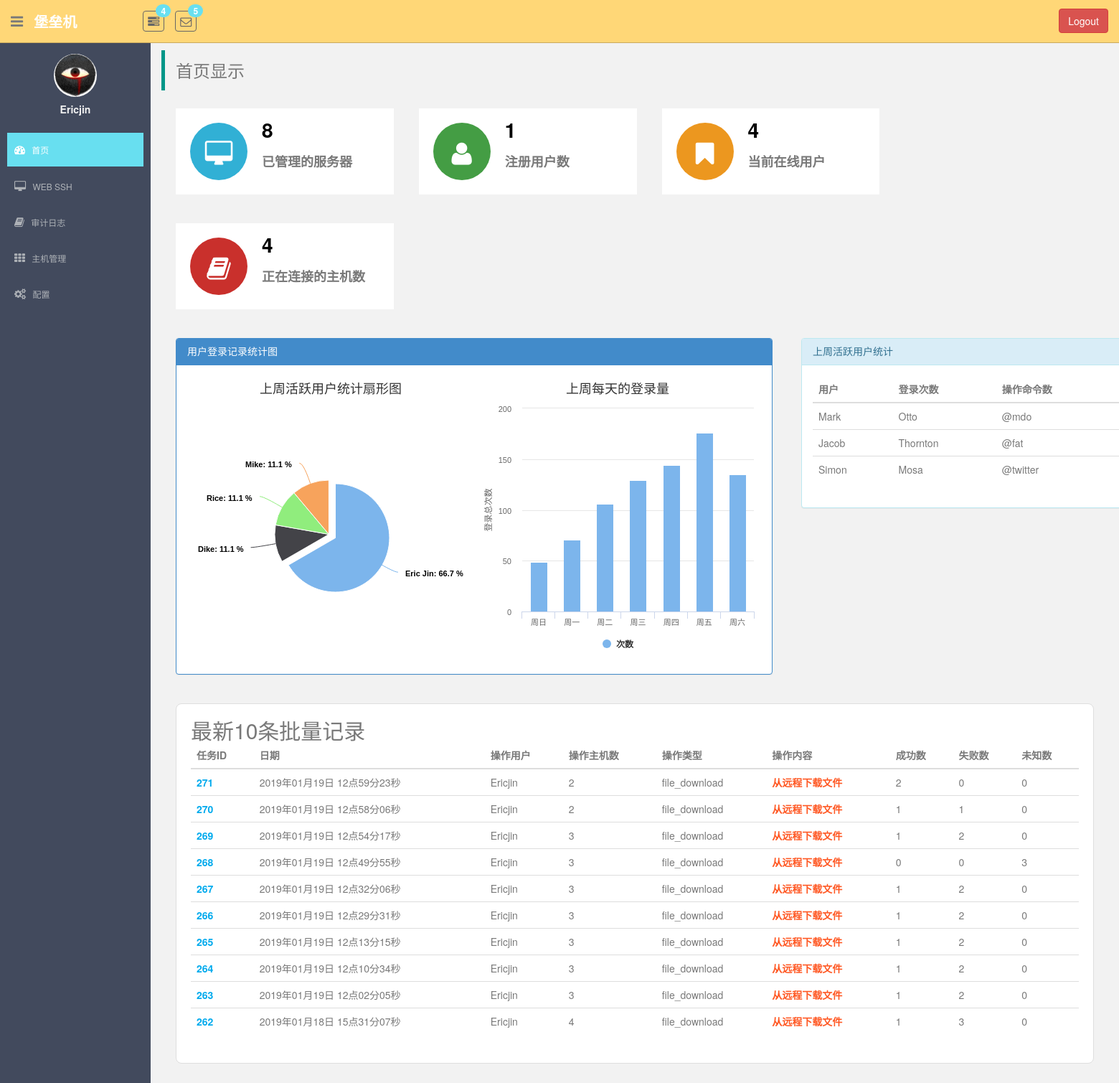
/ (signed in), run on an earlier commit of the app's database.
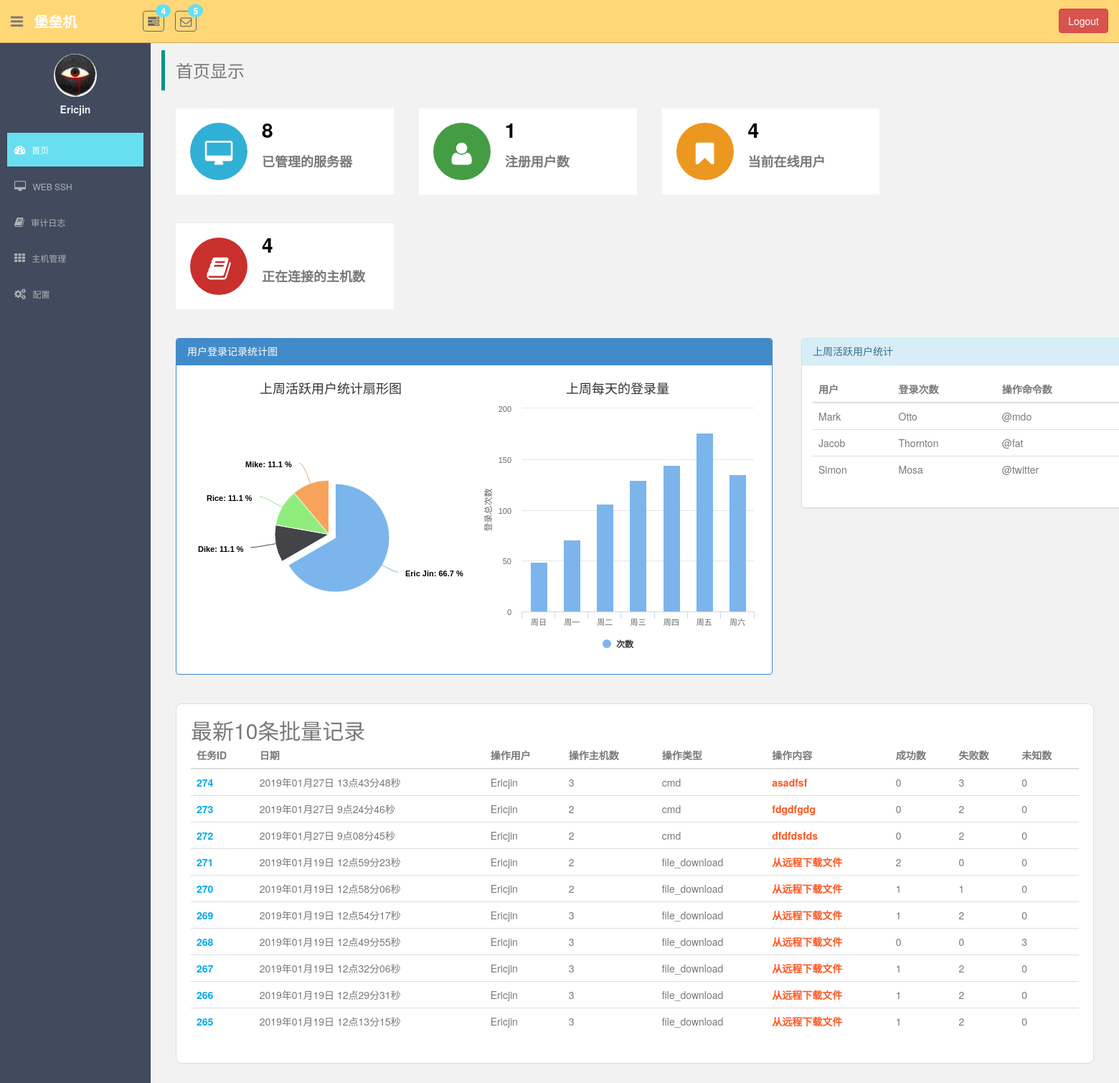
And on a later commit of the database.
### monitor/models.py (models this page shows, shortened)
class Task(models.Model):
    task_type_choice = (
        ('cmd', '批量命令'),
        ('file_upload', "传送本地文件到远程"),
        ('file_download', "从远程下载文件"),
    )
    task_type = models.CharField(max_length=16, choices=task_type_choice, default="cmd")
    content = models.CharField(max_length=255, verbose_name="任务内容")
    user = models.ForeignKey(UserProfile, on_delete=models.CASCADE)
    date = models.DateTimeField(auto_now_add=True)

class UserProfile(AbstractBaseUser, PermissionsMixin):
    email = models.EmailField(
        verbose_name='email address',
        max_length=255,
        unique=True,
    )
    name = models.CharField(max_length=64, verbose_name="用户名", unique=True)
    host_to_remote_users = models.ManyToManyField(to="HostToRemoteUser", verbose_name="关联主机账户")
    host_group = models.ManyToManyField(to="HostGroup", verbose_name="主机组")
    last_login = models.DateTimeField(verbose_name="最近登录时间", null=True, blank=True)
    is_active = models.BooleanField(default=True)
    is_staff = models.BooleanField(default=True)
    is_superuser = models.BooleanField(default=True)
    objects = UserProfileManager()
    USERNAME_FIELD = 'email'  # 使用email作为用户名
    REQUIRED_FIELDS = ['name']  # 必须要有的字段

### CrazyEye/views.py (the view)
# urls.py: url(r'^$', views.dashboard, name='dashboard'),
@login_required
def dashboard(request):
    task_obj = models.Task.objects.order_by("-id")[:10]
    user_number = models.UserProfile.objects.count()
    host_count = models.Host.objects.count()
    return render(request, "dashboard.html", locals())

### monitor/templatetags/monitor_tags.py (called while the page is built)
@register.simple_tag
def count_host_num(task_obj):
    task_detail_objs = task_obj.tasklogdetail_set.all()
    init_num = 0
    success_num = 0
    failed_num = 0
    for task_detail_obj in task_detail_objs:
        if task_detail_obj.status == 0:
            init_num += 1
        elif task_detail_obj.status == 1:
            success_num += 1
        else:
            failed_num += 1
    return [init_num, success_num, failed_num]

### templates/dashboard.html (shortened to what the changed rows need)
{% extends "base.html" %}
{% load staticfiles %}
{% load monitor_tags %}
{% block right_container %}
    <div class="login-count">
        <div class="user-login-table">
            <div class="panel panel-info">
                <div class="panel-body">
                    <table class="table table-hover">
                        <thead>
                        <tr>
                            <th>用户</th>
                            <th>登录次数</th>
                            <th>操作命令数</th>
                        </tr>
                        </thead>
                    </table>
                </div>
            </div>
        </div>
    </div>
    <div class="footer-table">
        <h2>最新10条批量记录</h2>
        <table class="table table-hover">
            <thead>
            <tr>
                <th>任务ID</th>
                <th>日期</th>
                <th>操作用户</th>
                <th>操作主机数</th>
                <th>操作类型</th>
                <th>操作内容</th>
                <th>成功数</th>
                <th>失败数</th>
                <th>未知数</th>
            </tr>
            </thead>
            <tbody>
            {% for task in task_obj %}
                <tr>
                    <td style="font-weight: 700; color: #01AAED;">{{ task.id }}</td>
                    <td>{{ task.date|date:"Y年m月d日" }} {{ task.date|time:"G点i分s秒" }}</td>
                    <td>{{ task.user.name|capfirst }}</td>
                    <td>{{ task.tasklogdetail_set.count }}</td>
                    <td>{{ task.task_type }}</td>
                    <td style="font-weight: 700; color: #FF5722;">{{ task.content }}</td>
                    {% count_host_num task as count %}
                    <td>{{ count.1 }}</td>
                    <td>{{ count.2 }}</td>
                    <td>{{ count.0 }}</td>
                </tr>
            {% endfor %}
            </tbody>
        </table>
    </div>
{% endblock %}

What changed in the data, as far as the page shows it:
no longer on this page (row unchanged): Task: id "264", date "2019年01月19日", date "12点10分34秒", user.name "Ericjin", tasklogdetail_set.count "3", task_type "file_download", content "从远程下载文件", user "1", count "2", count "0"
no longer on this page (row unchanged): Task: id "263", date "2019年01月19日", date "12点02分05秒", user.name "Ericjin", tasklogdetail_set.count "3", task_type "file_download", content "从远程下载文件", user "1", count "2", count "0"
no longer on this page (row unchanged): Task: id "262", date "2019年01月18日", date "15点31分07秒", user.name "Ericjin", tasklogdetail_set.count "4", task_type "file_download", content "从远程下载文件", user "1", count "3", count "0"
added Task: id "274", date "2019年01月27日", date "13点43分48秒", user.name "Ericjin", tasklogdetail_set.count "3", task_type "cmd", content "asadfsf", count "0", count "3"
added Task: id "273", date "2019年01月27日", date "9点24分46秒", user.name "Ericjin", tasklogdetail_set.count "2", task_type "cmd", content "fdgdfgdg", count "0", count "2"
added Task: id "272", date "2019年01月27日", date "9点08分45秒", user.name "Ericjin", tasklogdetail_set.count "2", task_type "cmd", content "dfdfdsfds", count "0", count "2"
